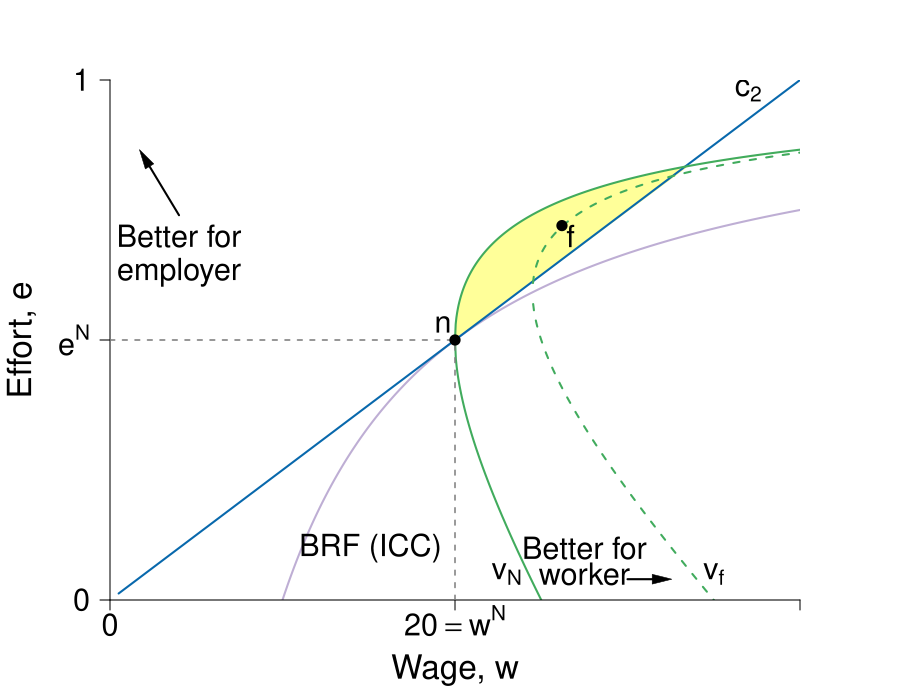

This chart was generated by the following R code:
require(shape)
pdf(file = "capitalism/marginfigure_paretolens.pdf", width = 9, height = 7)

#Set parameters for graphics
axislabelsize <- 2
labelsize <- 1.8
namesize <- 1.8
annotatesize <- 1.5
graphlinewidth <- 2
segmentlinewidth <- 1.5


#The equation is below when v = 0. See Wolfram Alpha output. 
isov <- function(w, delta = 5) {
  (w - delta)/w
}

isovhigh1 <- function(w, delta = 5, v = 30){
  (sqrt(w^2 - 4 * delta * v) - w + 2*v)/( 2 * v )
}

isovlow1 <- function(w, delta = 5, v = 30){
  (-sqrt(w^2 - 4 * delta * v) - w + 2*v)/( 2 * v )
}

isovhigh2 <- function(w, delta = 5, v = 15){
  (sqrt(w^2 - 4 * delta * v) - w + 2*v)/( 2 * v )
}

isovlow2 <- function(w, delta = 5, v = 15){
  (-sqrt(w^2 - 4 * delta * v) - w + 2*v)/( 2 * v )
}

isovhigh3 <- function(w, delta = 5, v = 20){
  (sqrt(w^2 - 4 * delta * v) - w + 2*v)/( 2 * v )
}

isovlow3 <- function(w, delta = 5, v = 20){
  (-sqrt(w^2 - 4 * delta * v) - w + 2*v)/( 2 * v )
}

brfFn <- function(w, delta = 5) {
  1 - (2*delta) /w
}

isovhigh <- function(w, delta = 5, v = 20){
  (sqrt(w^2 - 4 * delta * v) - w + 2*v)/(2 * v )
}

#This is evaluated for p = 12; q = 12/(8*sqrt(12^2 - 4*delta1*v1)) - 1/8 for the slope
#At p = 12; q = (-sqrt(12^2 - 4*v1*delta1) - 12 + 2*v1)/(2*v1) = 0.799
tangencyLine <- function(w){
  (w*(0.05))
}

solowCondition2 <- function(w, delta = 5){
  (w*(1/(8*delta)))
}

solowCondition1 <- function(w, delta = 5, slope = 4){
  (w*(1/(slope*delta)))
}
PCFn <- function(delta, mu = 16) {
  delta/mu
}

COL <- c("#f7fcf5", "#e5f5e0", "#c7e9c0", "#a1d99b", "#74c476", "#41ab5d", "#238b45", "#005a32", "#ffff99")
#COL <- c("#7fc97f", "#beaed4", "#fdc086", "#ffff99", "#386cb0", "#f0027f", "#bf5b17", "#666666")
COLA <- c("#e0f3db", "#99d8c9","#66c2a4","#41ae76", "#238b45", "#005824")
COLB <- c("#c6dbef", "#4eb3d3", "#2b8cbe", "#0868ac","#084081")
COLC <- c("#fcfbfd", "#efedf5", "#dadaeb", "#bcbddc", "#9e9ac8", "#807dba", "#6a51a3", "#54278f", "#3f007d")
grays <- gray.colors(25, start = 1, end = 0)

grays <- gray.colors(25, start = 1, end = 0)
par(mar =  c(5, 5.5, 4, 5))
xlims <- c(0, 40)
ylims <- c(0, 1)

plot(0, 0, xlim = xlims, ylim = ylims, type = "n",
     xlab = expression(paste("Wage, ", w)),
     ylab = expression(paste("Effort, ", e)),
     xaxt = "n", 
     yaxt = "n", 
     cex.lab = axislabelsize, 
     line = 3.5,
     bty = "n", 
     xaxs="i", 
     yaxs="i")


npts <- 500 
npts2 <- 501
#Specify the sequences of points for graphing. 
xx0 <- seq(5, xlims[2], length.out = npts)
xx1 <- seq(10, xlims[2], length.out = npts)
xx2 <- seq(5, 15, length.out = npts)
xx3 <- seq(10, xlims[2], length.out = npts2)
xx4 <- seq(xlims[1], 10, length.out = npts2)
#For below, I solved sqrt(p^2 - 200) - p + 200/p = 0, getting p = 10*sqrt(2) = 14.14214
xx5 <- seq(18.43909, xlims[2], length.out = npts2)
xx6 <- seq(18.43909, 41, length.out = npts2)
xx7 <- seq(20, xlims[2], length.out = npts2)
xx8 <- seq(xlims[1], 25, length.out = npts2)
xx9 <- seq(xlims[1] + 0.5, xlims[2], length.out = npts2)
yy1 <- isovhigh(xx7, delta = 5, v = 20)
xx10 <- seq(xlims[1], 20, length.out = npts)


polygon(c(xx7, xx7[340]), c(yy1, yy1[340]), col = COL[9], density = NULL, border = NA)

#Draw the lines for the graphs
lines(xx1, brfFn(xx1), col = "#beaed4", lwd = graphlinewidth)
#lines(xx0, isov(xx0, delta = 5), col = COL[6], lwd = graphlinewidth)

lines(xx9, solowCondition2(xx9, delta = 5), col = COLB[4], lwd = graphlinewidth)
#lines(xx10, solowCondition1(xx10, delta = 5), col = COLB[4], lwd = graphlinewidth)
#lines(xx3, isovhigh1(xx3, v = 5, delta = 5), col = COL[4], lwd = graphlinewidth)
#lines(xx4, isovlow1(xx4, v = 5, delta = 5), col = COL[4], lwd = graphlinewidth)
#lines(xx5, isovhigh2(xx5, v = 17, delta = 5), col = COL[5], lwd = graphlinewidth)
#lines(xx6, isovlow2(xx6, v = 17, delta = 5), col = COL[5], lwd = graphlinewidth)
lines(xx7, isovhigh3(xx7, v = 20, delta = 5), col = COL[6], lwd = graphlinewidth)
lines(xx8, isovlow3(xx8, v = 20, delta = 5), col = COL[6], lwd = graphlinewidth)
lines(xx5, isovhigh1(xx5, v = 30, delta = 5), col = COL[6], lwd = graphlinewidth, lty = 2)
lines(xx6, isovlow1(xx6, v = 30, delta = 5), col = COL[6], lwd = graphlinewidth, lty = 2)

#Customize ticks and labels for the plot
ticksy <- c(0,  0.5, 1)
#ylabels <- c(0, expression(paste(frac(1,2))), 1)
ylabels <- c(0,  expression(paste(e^N)), 1 )
ticksx <- c(0, NA, NA, 20, 40)
xlabels <- c(0, NA ,NA,  expression(paste(20 == w^N)) , NA)
axis(1, at = ticksx, pos = 0, labels = xlabels, cex.axis = labelsize)
axis(2, at = ticksy, pos = 0, labels = ylabels, las = 1, cex.axis = labelsize)

#Annotation of  the three graphs and the NE
#text(25, 0.97, expression(paste("Slope: ", frac(e, w))), cex = labelsize, xpd = TRUE)
#text(25, 0.92, expression(paste(frac(e, w))), cex = labelsize)
#Arrows(29, 0.97, 34, 0.97,  col = "black", lty = 1, lwd = 2, arr.type = "triangle")

text(23, 0.05, expression(paste(v[N])), cex = labelsize)
#Arrows(34, 0.65, 30, 0.65, col = "black", lty = 1, lwd = 2, arr.type = "triangle", arr.lwd = 0.5)
text(15.1, 0.1, expression(paste("BRF (ICC)")), cex = labelsize, xpd = TRUE)
#text(37, 0.77, expression(paste("BRF (ICC)")), cex = labelsize, xpd = TRUE)
#text(38, 0.6, expression(paste("function (ICC):")), cex = labelsize, xpd = TRUE)
#text(38, 0.65, expression(paste("Slope: ", frac(Delta*e,Delta*w))), cex = labelsize, xpd = TRUE)
text(35, 0.05, expression(paste(v[f])), cex = labelsize)
text(37, 0.98, expression(paste(c[2])), cex = labelsize)
#text(18, 0.98, expression(paste(c[1])), cex = annotatesize)
#text(4, 0.38, expression("Participation"), cex = labelsize-0.05)
#text(3.5, 0.35, expression("PC:"), cex = labelsize-0.05)
#text(3.5, 0.29, expression(paste(v[0] == u[0],phantom() == 0)), cex = labelsize)
#text(4.4, 0.23, expression(paste(phantom() == 0)), cex = labelsize)



#Lines for the coordinates of the Nash equilbrium
#segments(5, 0, 5, 1, lty = 2, col = "darkgray", lwd = 3)
#segments(10, 0, 10, 0.2, lty = 2, col = "darkgray", lwd = 2)
segments(20, 0, 20, 0.5, lty = 2, col = grays[20], lwd = segmentlinewidth)
segments(0, 0.5, 20, 0.5, lty = 2, col = grays[20], lwd = segmentlinewidth)
#segments(14.14214, 0.15, 14.14214, 0.45, lty = 2, col = "darkgray", lwd = 3)
text(19.3, 0.53, expression(n), cex = labelsize)
#text(13.8, 0.57, expression(paste("Incomplete contract")),cex = labelsize)
#text(14.2, 0.52, expression(paste("Nash equilibrium")),cex = labelsize)

#text(26.7, 0.5, expression(paste("foc: ", "  ", frac(Delta*e,Delta*w),phantom()==frac(e, w))), cex = labelsize, xpd = TRUE)
#Arrows(22.5, 0.5, 20.9, 0.5, col = "black", lty = 1, lwd = 2, arr.type = "triangle", arr.lwd = 0.5)


#Arrows and rent label
# 
# Arrows(15, 0.8, 10.8, 0.8,  col = "black", lty = 1, lwd = 2, arr.type = "triangle")
# text(14.8, 0.95, expression(paste("Rent at")))
# text(14.8, 0.9, expression(paste("Incomplete Contract")))
# text(14.8, 0.85, expression(paste("Nash Equilibrium")))

#Arrows and slope of iso-v label
#Arrows(31, 0.30, 29, 0.30,  col = "black", lty = 1, lwd = 2, arr.type = "triangle")
#text(35, 0.30, expression(paste("Slope: ", -frac(v[w], v[e]))), cex = labelsize, xpd =TRUE)
#text(38.5, 0.17, expression(paste(phantom() == "-mrs ")), cex = labelsize, xpd = TRUE)
#text(36, 0.22, expression(paste(phantom() == -frac(v[w], v[e]))), cex = labelsize, xpd = TRUE)

#points(10, PCFn(delta = 4, mu = 8), pch = 16, col = "black", cex = labelsize)
#text(9, PCFn(delta = 4, mu = 8) + 0.03, expression(paste(c)),cex = labelsize)

#Add a point for the NE
points(20, 0.5, pch = 16, col = "black", cex = 1.5)

#segments(18.4, 0, 18.4, 0.75, lty = 2, col = "darkgray", lwd = 2)
#segments(0, brfFn(w = 18.4), 18.4, brfFn(w = 18.4), lty = 2, col = "darkgray", lwd = 2)
#points(18.4, brfFn(w = 18.4), pch = 16, col = "black", cex = 1.5)

#Add a point for b & complete contract NE label
#points(10, 0.5, pch = 16, col = "black", cex = 1.5)
#text(10.5, 0.47, expression(b))
# text(5, 0.58, expression(paste("Complete Contract")))
# text(5, 0.53, expression(paste("Nash equilibrium")))

#Add a point for c
#Figure out q for p = 14.14214: q = 1 - 2delta/p = 1 - (2*5)/14.14214 =  0.2928934
#points(20, 0.1839422, pch = 16, col = "black", cex = 1.5)
#text(20.8, 0.1839422, expression(c))

points(26.2, 0.72, pch = 16, col = "black", cex = 1.5)
text(26.2 + 0.5, 0.72 - 0.02, expression(f), cex = labelsize)
#points(22, isovlow3(22, v = 20, delta = 5), pch = 16, col = "black", cex = 1.5)
#text(22 + 0.8, isovlow3(22, v = 20, delta = 5) + 0.02, expression(b), cex = labelsize)

#points(10, PCFn(delta = 4, mu = 8), pch = 16, col = "black", cex = labelsize)
#text(9.5, PCFn(delta = 4, mu = 8) + 0.03, expression(paste(c)),cex = labelsize)


#Label the feasible frontier
text(4, 0.7, expression("Better for"), cex = labelsize)
text(4, 0.63, expression("employer"), cex = labelsize)
Arrows(4, 0.74, 2, 0.85, col = "black", lty = 1, lwd = 2, arr.type = "triangle", arr.lwd = 0.5)

text(27.5, 0.10, expression("Better for"), cex = labelsize, xpd = TRUE)
text(27.5, 0.05, expression("worker"), cex = labelsize, xpd = TRUE)
Arrows(30, 0.04, 32, 0.04, col = "black", lty = 1, lwd = 2, arr.type = "triangle", arr.lwd = 0.5, xpd = TRUE)


#Add a point for f. referred to in the text
#points(12, 0.82, pch = 16, col = "black", cex = 1.2)
#text(12, 0.85, expression(paste("NE")))

#Arrow to Pareto-improving Lens
#Arrows(20, 0.8, 23.8, 0.68, col = "black", lty = 1, lwd = 3)
#text(20, 0.82, expression(paste("Pareto-Improving Lens")))

dev.off()
